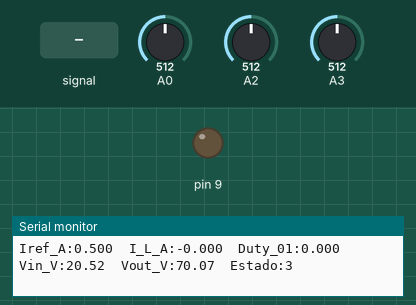
Recording of a sketch running on a simulated Arduino Uno, built with avr-gcc and run on an emulated ATmega328P. Parts: output pins drawn as LEDs (lit = HIGH), the last lines printed to the serial monitor. Inputs (shaded band) come from the test bench; at power-on: A3 = 512, A0 = 512, A2 = 512.

Above: at 2.1 s.
2.2 s: A3 fed a 2 Hz sine of ±306 counts around its level
At 2.63 s:
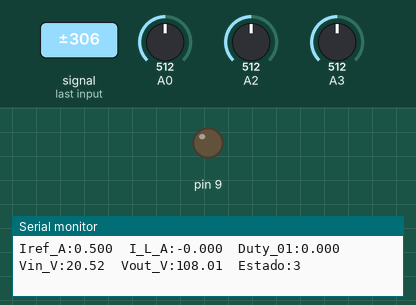
5.2 s: A3 set to 122
8.2 s: A0 set to 536
At 9.6 s:
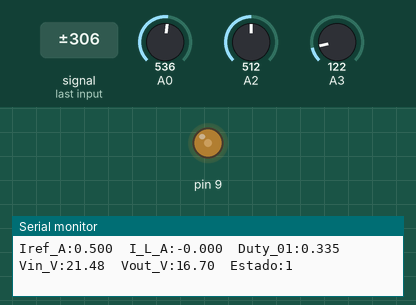
10.1 s: A0 set to 561
At 10.7 s:
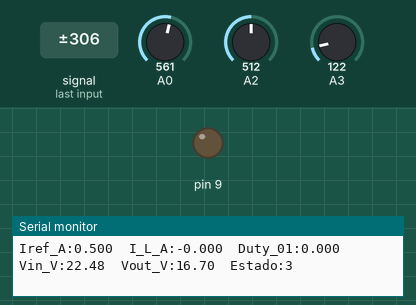
11.6 s: A0 set to 511
At 14.3 s:
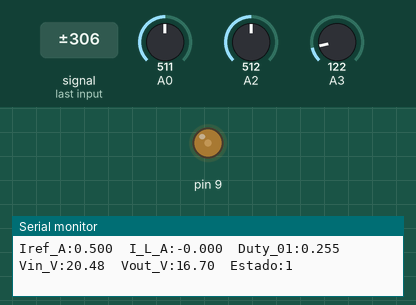
14.6 s: A0 set to 414
17.6 s: A0 set to 386
At 18.8 s:
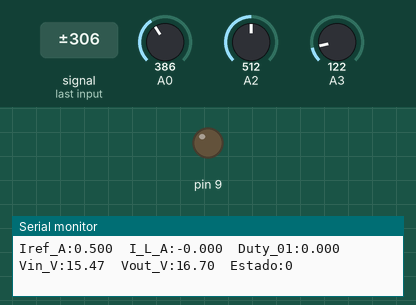
Timing chart, 0 to 20.1 s (numbered marks = the images above; inputs shaded):
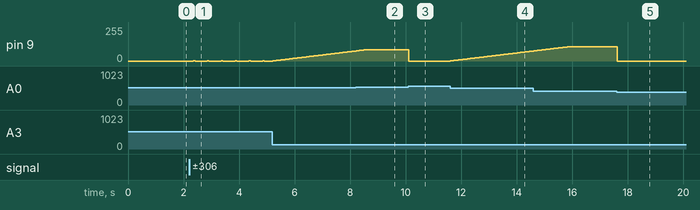

The sketch:

PI_corriente_A3_experimental_V3.ino
```cpp
/*
  BOOST UNO R3 - ETAPA 1: PI INTERNO DE CORRIENTE (ACS712 DE 5 A)
  Basado en BOOST_3_CONTROLES_19V_V1(1).ino modificado por el profesor.
  NO modifica el archivo original ni el PWM original de Timer1.

  D9: PWM Timer1 31.37255 kHz (modo 14, TOP 509, prescaler 1)
  A0: voltaje de entrada / panel (factor 8.20)
  A1: NO UTILIZADO (DIV_OUT de PCB aislado)
  A3: medicion de Vout con divisor EXTERNO 270k/10k (factor teorico 28.0)
  A2: ACS712 5 A (185 mV/A); PI regula corriente

  PRUEBA INICIAL LABORATORIO: fuente ~19 V limitada en corriente,
  carga resistiva apropiada, SIN bateria. Iref inicial = 0.50 A.
  Serial Plotter 115200: para cambiar corriente escribir SOLO 0.3, 0.5, etc.

  IMPORTANTE:
  - Con Arduino solo por USB (Vin<16 V), OCR1A permanece en 0: NORMAL.
  - Calibrar cero SIN corriente al encender el Arduino.
  - SENTIDO_CORRIENTE=-1 corresponde a la prueba externa; CONFIRMAR en PCB.
  - OCR1A=0 NO asegura apagar ambos MOSFET de una PCB con inversion.
  - La fuente CC/CV NO reemplaza apagado fisico del driver, tiempo muerto
    ni protecciones independientes.
  - AUN NO incluye el PI fotovoltaico; primero validar PI interno.
  - A3 requiere divisor EXTERNO con GND comun VERIFICADO; no conectar Vout directo.
  - La proteccion de Vout por software NO sustituye sobretension hardware.
  - No conectar D9 al driver sin verificar con osciloscopio ambos gates,
    apagado fisico del IR2110, polaridad ACS y limite CC de laboratorio.
*/

#include <Arduino.h>
#include <stdlib.h>

const uint16_t PWM_TOP = 509;
const float ADC_VREF = 5.0f;
const float FACTOR_VIN = 8.20f;   // Revisar contra multimetro
const float FACTOR_VOUT = 28.00f; // Divisor EXTERNO 270k/10k a A3
const float ACS_V_POR_A = 0.185f; // ACS712 5 A
const float SENTIDO_CORRIENTE = -1.0f; // Verificar orientacion definitiva

const float VIN_MIN = 16.0f;
const float VIN_MAX = 22.0f;
const float VOUT_MAX = 32.0f; // Solo supervisor software, NO proteccion hardware
const float VOUT_MIN_VALID = 12.0f; // Evita permitir PWM si falta conexion a A3
const float DMIN = 0.10f;
const float DMAX = 0.42f;     // Limite reducido frente al 0.80 original para banco
const float PASO_DUTY_MAX = 0.002f;
const float VOUT_ESTIMADA = 24.0f; // Solo anticipacion del duty, NO PI de Vout

// Conservamos las ganancias experimentales del profesor SIN sintonizarlas aun
const float KPI = 0.060f; // duty/A
const float KII = 0.45f;  // duty/(A*s)
const unsigned long T_I_MS = 20;
const unsigned long T_PLOT_MS = 150;

float refI = 0.50f;
float ceroACS = 2.5f;
float vin = 0.0f, vout = 0.0f, iMed = 0.0f;
float duty = 0.0f, integralI = 0.0f;
uint8_t estado = 0; // 0: sin Vin; 1: PI activo; 2: ACS invalido; 3: otro limite
unsigned long tI = 0, tPlot = 0, tUltCaracter = 0;
char entrada[16];
uint8_t nEntrada = 0;

float adcVoltios(uint8_t pin) {
  analogRead(pin); // Descartar primera lectura tras cambiar de canal
  unsigned long suma = 0;
  for (uint8_t n = 0; n < 32; ++n) suma += analogRead(pin);
  return (suma / 32.0f) * ADC_VREF / 1023.0f;
}

void escribirDuty(float d) {
  d = constrain(d, 0.0f, DMAX);
  uint16_t cuenta = (uint16_t)(d * (PWM_TOP + 1.0f) + 0.5f);
  noInterrupts();
  OCR1A = cuenta; // Nunca desconectar ni reconfigurar Timer1
  interrupts();
  duty = cuenta / (PWM_TOP + 1.0f);
}

void aceptarNumero() {
  if (nEntrada == 0) return;
  entrada[nEntrada] = '\0';
  char *fin = NULL;
  float nuevo = (float)strtod(entrada, &fin);
  if (fin != entrada && *fin == '\0' && nuevo >= 0.15f && nuevo <= 0.80f) {
    refI = nuevo; // Solo cambia referencia; SIN comandos de activacion
  }
  nEntrada = 0;
}

void leerReferencia() {
  while (Serial.available() > 0) {
    char c = (char)Serial.read();
    if (c == '\n' || c == '\r') aceptarNumero();
    else if (c >= 32 && c <= 126 && nEntrada < sizeof(entrada) - 1) {
      entrada[nEntrada++] = c;
      tUltCaracter = millis();
    }
  }
  if (nEntrada && millis() - tUltCaracter > 120UL) aceptarNumero();
}

void setup() {
  pinMode(9, OUTPUT);
  digitalWrite(9, LOW);
  Serial.begin(115200);
  analogReference(DEFAULT);

  // Calibrar ACS712 SOLO cuando realmente hay cero corriente.
  // Hacerlo con potencia y driver deshabilitados antes de arrancar.
  delay(500);
  float sumaCero = 0.0f;
  for (uint8_t n = 0; n < 64; ++n) {
    sumaCero += adcVoltios(A2);
    delay(3);
  }
  ceroACS = sumaCero / 64.0f;

  // Timer1 EXACTAMENTE con los registros del codigo PWM funcional.
  noInterrupts();
  TCCR1A = 0;
  TCCR1B = 0;
  TCNT1 = 0;
  ICR1 = PWM_TOP;
  OCR1A = 0;  // Sin fuente de 19 V, NO habra PWM de potencia
  TCCR1A = _BV(COM1A1) | _BV(WGM11);
  TCCR1B = _BV(WGM13) | _BV(WGM12) | _BV(CS10);
  interrupts();
}

void loop() {
  leerReferencia();
  unsigned long ahora = millis();
  if (ahora - tI >= T_I_MS) {
    tI = ahora;
    vin = adcVoltios(A0) * FACTOR_VIN;
    vout = adcVoltios(A3) * FACTOR_VOUT; // A1 y DIV_OUT defectuoso sin usar
    float vACS = adcVoltios(A2); // CORREGIDO: A2, NO A0
    iMed = SENTIDO_CORRIENTE * (vACS - ceroACS) / ACS_V_POR_A;

    if (vin < VIN_MIN) estado = 0;
    else if (vACS < 1.80f || vACS > 3.20f || iMed < -0.20f) estado = 2;
    else if (vin > VIN_MAX || vout > VOUT_MAX || vout < VOUT_MIN_VALID || iMed > 1.25f) estado = 3;
    else estado = 1;

    if (estado != 1) {
      escribirDuty(0.0f);
      integralI = 0.0f;
    } else {
      // Unicamente PI interno de corriente, Iref por defecto 0.5 A
      float error = refI - iMed;
      // Valor de anticipacion experimental heredado del profesor:
      float dFF = constrain(1.0f - vin / VOUT_ESTIMADA, 0.0f, DMAX);
      float candidato = dFF + KPI * error + integralI;
      if (!((candidato >= DMAX && error > 0.0f) ||
            (candidato <= DMIN && error < 0.0f))) {
        integralI += KII * (T_I_MS / 1000.0f) * error;
        integralI = constrain(integralI, -0.20f, 0.20f);
      }
      float pedido = constrain(dFF + KPI * error + integralI, DMIN, DMAX);
      float paso = constrain(pedido - duty, -PASO_DUTY_MAX, PASO_DUTY_MAX);
      escribirDuty(duty + paso);
    }
  }

  if (ahora - tPlot >= T_PLOT_MS) {
    tPlot = ahora;
    // Variables de corriente y duty juntas: escala legible en Plotter.
    Serial.print(F("Iref_A:")); Serial.print(refI, 3);
    Serial.print(F("\tI_L_A:")); Serial.print(iMed, 3);
    Serial.print(F("\tDuty_01:")); Serial.print(duty, 3);
    Serial.print(F("\tVin_V:")); Serial.print(vin, 2);
    Serial.print(F("\tVout_V:")); Serial.print(vout, 2);
    Serial.print(F("\tEstado:")); Serial.println(estado);
  }
}
```

Measured:
- the behaviour switches between 548 and 549 on A0 (found by bisection; images 2 and 3)
- the behaviour switches between 400 and 399 on A0 (found by bisection; images 4 and 5)
- after the input at 2.2 s, pin 9: 0/255 → 1/255 after 0.16 s, then repeats every 0.50 s: 2/255 0.02 s, 0/255 0.44 s, 1/255 0.04 s
- after the input at 8.2 s, pin 9: goes on until 8.6 s, then stays 86/255
- after the input at 10.1 s, pin 9: 86/255 → 0/255 at once
- after the input at 11.6 s, pin 9: moves from 0/255 to 75/255 over 3.0 s, starting at once
- after the input at 17.6 s, pin 9: 107/255 → 0/255 at once
